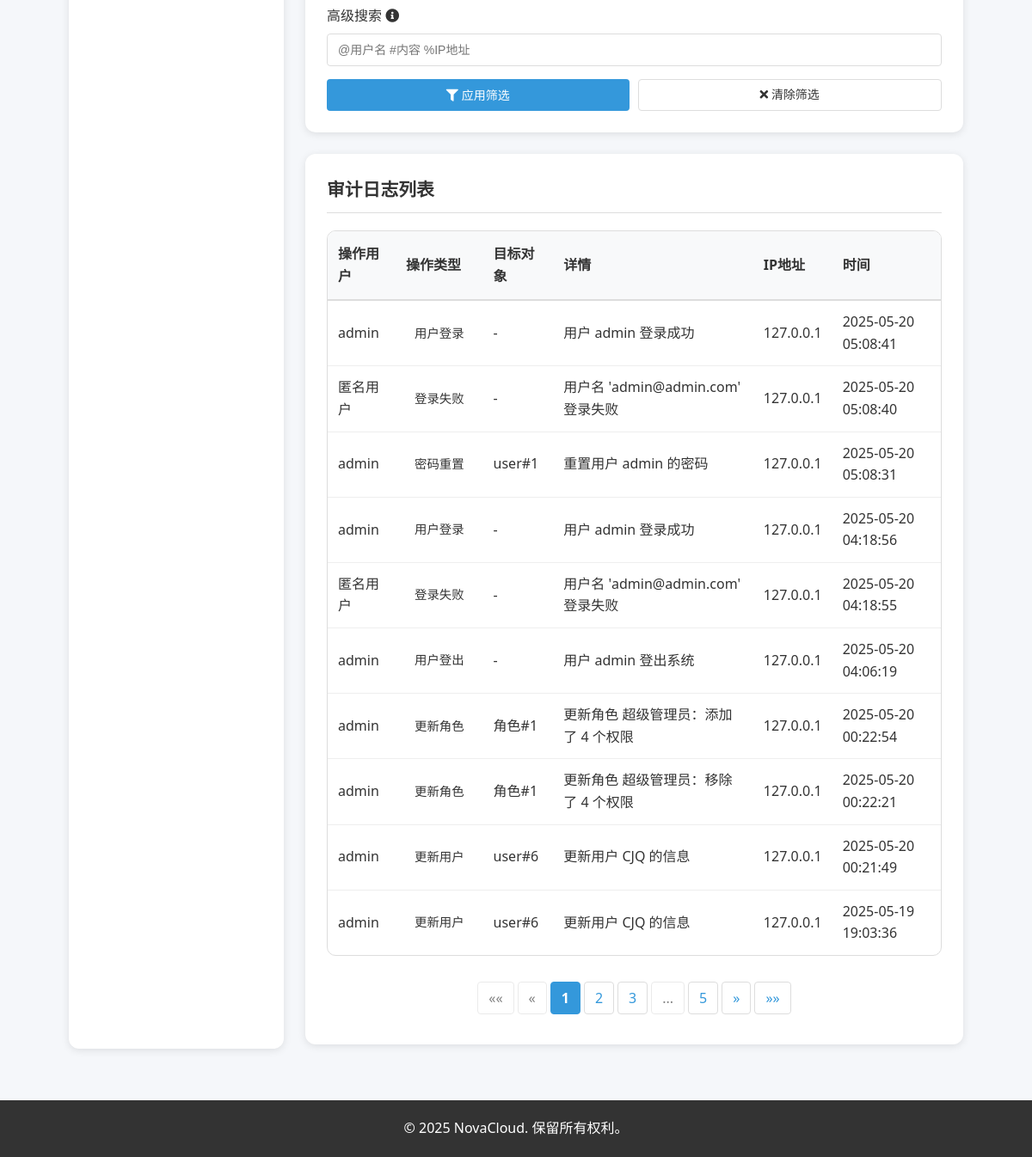
/admin-panel/audit-logs/ (signed in, lower part), run on an earlier commit of the app's database.
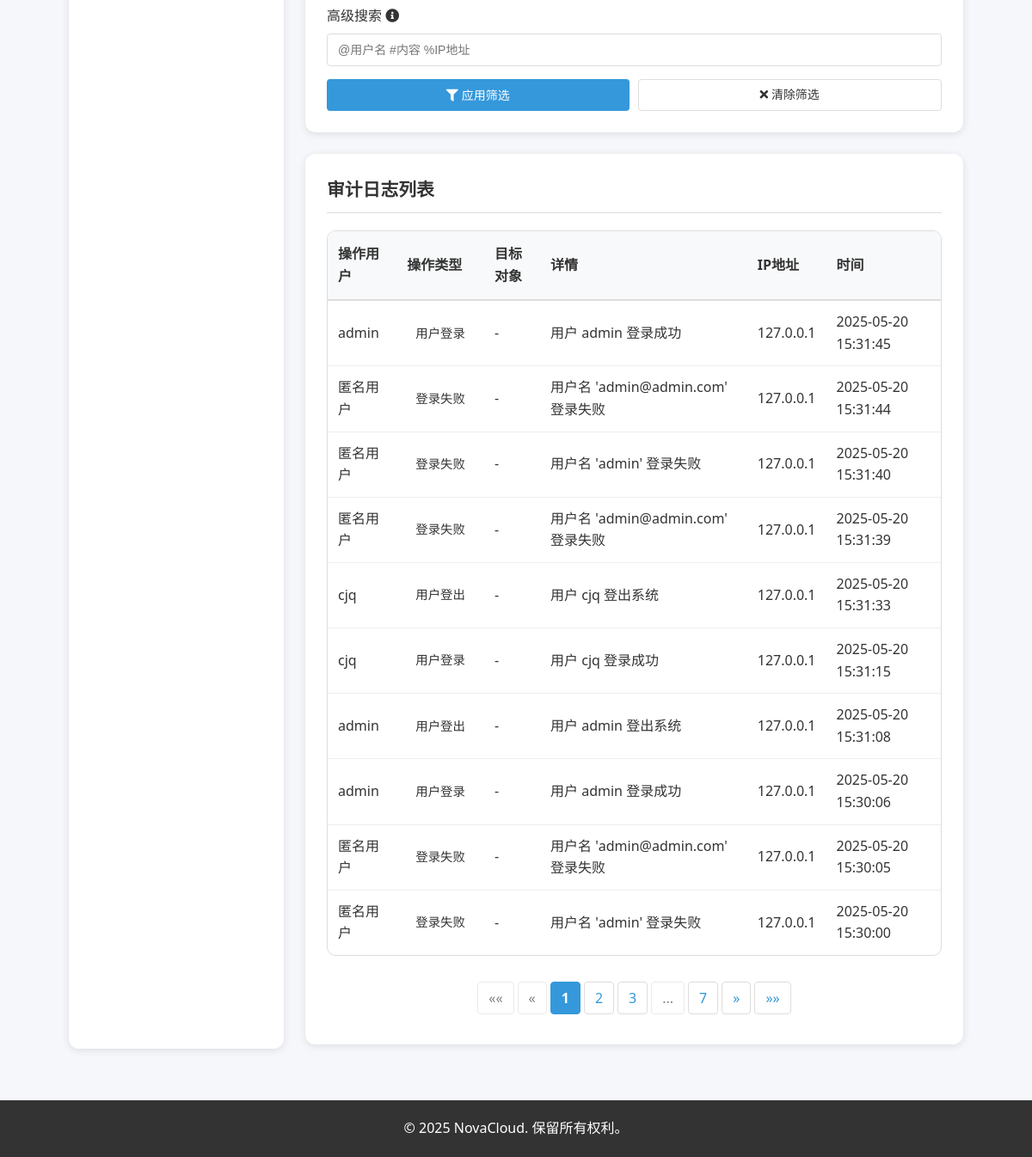
And on a later commit of the database.
### admin_panel/models.py (models this page shows, shortened)
class AuditLog(models.Model):
    ACTION_USER_CREATE = 'user_created'
    ACTION_USER_UPDATE = 'user_updated'
    ACTION_USER_DELETE = 'user_deleted'
    ACTION_USER_ACTIVATE = 'user_activated'
    ACTION_USER_DEACTIVATE = 'user_deactivated'
    ACTION_ROLE_CHANGE = 'role_changed'
    ACTION_PASSWORD_RESET = 'password_reset'
    ACTION_USER_LOGIN = 'user_login'
    ACTION_USER_LOGOUT = 'user_logout'
    ACTION_USER_LOGIN_FAILED = 'user_login_failed'
    ACTION_ROLE_CREATE = 'role_created'
    ACTION_ROLE_UPDATE = 'role_updated'
    ACTION_ROLE_DELETE = 'role_deleted'
    ACTION_PROJECT_CREATE = 'project_created'
    ACTION_PROJECT_UPDATE = 'project_updated'
    ACTION_PROJECT_DELETE = 'project_deleted'
    ACTION_DEVICE_CREATE = 'device_created'
    ACTION_DEVICE_UPDATE = 'device_updated'
    ACTION_DEVICE_DELETE = 'device_deleted'
    ACTION_DEVICE_KEY_RESET = 'device_key_reset'
    ACTION_DEVICE_COMMAND = 'device_command_sent'
    ACTION_SENSOR_CREATE = 'sensor_created'
    ACTION_SENSOR_UPDATE = 'sensor_updated'
    ACTION_SENSOR_DELETE = 'sensor_deleted'
    ACTION_ACTUATOR_CREATE = 'actuator_created'
    ACTION_ACTUATOR_UPDATE = 'actuator_updated'
    ACTION_ACTUATOR_DELETE = 'actuator_deleted'
    ACTION_ACTUATOR_CONTROL = 'actuator_controlled'
    ACTION_STRATEGY_CREATE = 'strategy_created'
    ACTION_STRATEGY_UPDATE = 'strategy_updated'
    ACTION_STRATEGY_DELETE = 'strategy_deleted'
    ACTION_STRATEGY_ENABLE = 'strategy_enabled'
    ACTION_STRATEGY_DISABLE = 'strategy_disabled'
    ACTION_STRATEGY_EXECUTE = 'strategy_executed'
    ACTION_SYSTEM_CONFIG = 'system_configured'
    ACTION_BACKUP_CREATE = 'backup_created'
    ACTION_BACKUP_RESTORE = 'backup_restored'
    ACTION_API_ACCESS = 'api_accessed'
    ACTION_FILE_UPLOAD = 'file_uploaded'
    ACTION_FILE_DOWNLOAD = 'file_downloaded'
    ACTION_CHOICES = [
        (ACTION_USER_CREATE, '创建用户'),
        (ACTION_USER_UPDATE, '更新用户'),
        (ACTION_USER_DELETE, '删除用户'),
        (ACTION_USER_ACTIVATE, '启用用户'),
        (ACTION_USER_DEACTIVATE, '禁用用户'),
        (ACTION_ROLE_CHANGE, '角色变更'),
        (ACTION_PASSWORD_RESET, '密码重置'),
        (ACTION_USER_LOGIN, '用户登录'),
        (ACTION_USER_LOGOUT, '用户登出'),
        (ACTION_USER_LOGIN_FAILED, '登录失败'),
        (ACTION_ROLE_CREATE, '创建角色'),
        (ACTION_ROLE_UPDATE, '更新角色'),
        (ACTION_ROLE_DELETE, '删除角色'),
        (ACTION_PROJECT_CREATE, '创建项目'),
        (ACTION_PROJECT_UPDATE, '更新项目'),
        (ACTION_PROJECT_DELETE, '删除项目'),
        (ACTION_DEVICE_CREATE, '创建设备'),
        (ACTION_DEVICE_UPDATE, '更新设备'),
        (ACTION_DEVICE_DELETE, '删除设备'),
        (ACTION_DEVICE_KEY_RESET, '重置设备密钥'),
        (ACTION_DEVICE_COMMAND, '发送设备命令'),
        (ACTION_SENSOR_CREATE, '创建传感器'),
        (ACTION_SENSOR_UPDATE, '更新传感器'),
        (ACTION_SENSOR_DELETE, '删除传感器'),
        (ACTION_ACTUATOR_CREATE, '创建执行器'),
        (ACTION_ACTUATOR_UPDATE, '更新执行器'),
        (ACTION_ACTUATOR_DELETE, '删除执行器'),
        (ACTION_ACTUATOR_CONTROL, '控制执行器'),
        (ACTION_STRATEGY_CREATE, '创建策略'),
        (ACTION_STRATEGY_UPDATE, '更新策略'),
        (ACTION_STRATEGY_DELETE, '删除策略'),
        (ACTION_STRATEGY_ENABLE, '启用策略'),
        (ACTION_STRATEGY_DISABLE, '禁用策略'),
        (ACTION_STRATEGY_EXECUTE, '执行策略'),
        (ACTION_SYSTEM_CONFIG, '系统配置'),
        (ACTION_BACKUP_CREATE, '创建备份'),
        (ACTION_BACKUP_RESTORE, '恢复备份'),
        (ACTION_API_ACCESS, 'API访问'),
        (ACTION_FILE_UPLOAD, '文件上传'),
        (ACTION_FILE_DOWNLOAD, '文件下载'),
    ]
    user = models.ForeignKey(
        settings.AUTH_USER_MODEL,
        on_delete=models.SET_NULL,
        null=True,
        blank=True,
        related_name='audit_logs',
        verbose_name="操作用户"
    )
    action = models.CharField(
        max_length=50,
        choices=ACTION_CHOICES,
        verbose_name="操作类型"
    )
    target_content_type = models.ForeignKey(
        ContentType,
        on_delete=models.SET_NULL,
        null=True,
        blank=True,
        verbose_name="目标类型"
    )
    target_object_id = models.PositiveIntegerField(
        null=True,
        blank=True,
        verbose_name="目标ID"
    )
    target = GenericForeignKey(
        'target_content_type',
        'target_object_id'
    )
    details = models.TextField(
        verbose_name="操作详情"
    )
    ip_address = models.GenericIPAddressField(
        null=True,
        blank=True,
        verbose_name="IP地址"
    )
    timestamp = models.DateTimeField(
        auto_now_add=True,
        verbose_name="操作时间"
    )
    class Meta:
        verbose_name = "审计日志"
        verbose_name_plural = "审计日志"
        ordering = ['-timestamp']
        indexes = [
            models.Index(fields=['user']),
            models.Index(fields=['action']),
            models.Index(fields=['timestamp']),
            models.Index(fields=['target_content_type', 'target_object_id']),
        ]

### admin_panel/views.py (the view, shortened to what this page needs)
# urls.py: path('audit-logs/', views.AuditLogListView.as_view(), name='audit_log_list'),
class AuditLogListView(LoginRequiredMixin, AdminRequiredMixin, ListView):
    model = AuditLog
    template_name = 'admin_panel/audit_logs/audit_log_list.html'
    context_object_name = 'logs'
    paginate_by = 10  # 每页显示10条日志
    def get_queryset(self):
        queryset = AuditLog.objects.all().order_by('-timestamp')
        user_id = self.request.GET.get('user')
        if user_id:
            try:
                queryset = queryset.filter(user_id=int(user_id))
            except (ValueError, TypeError):
                pass
        action = self.request.GET.get('action')
        if action:
            queryset = queryset.filter(action=action)
        time_range = self.request.GET.get('time_range', '7d')  # 默认查看过去7天
        now = timezone.now()
        if time_range == '24h':
            start_time = now - timedelta(hours=24)
        elif time_range == '7d':
            start_time = now - timedelta(days=7)
        elif time_range == '30d':
            start_time = now - timedelta(days=30)
        elif time_range == 'all':
            start_time = None
        else:
            start_time = now - timedelta(days=7)
        if start_time:
            queryset = queryset.filter(timestamp__gte=start_time)
        search = self.request.GET.get('search')
        return queryset
    def get_context_data(self, **kwargs):
        context = super().get_context_data(**kwargs)
        context['title'] = '操作审计日志'
        context['action_choices'] = AuditLog.ACTION_CHOICES
        context['selected_user'] = self.request.GET.get('user', '')
        context['selected_action'] = self.request.GET.get('action', '')
        context['selected_time_range'] = self.request.GET.get('time_range', '7d')
        context['search_query'] = self.request.GET.get('search', '')
        context['users'] = User.objects.all()
        query_params = self.request.GET.copy()
        if 'page' in query_params:
            del query_params['page']
        context['query_string'] = query_params.urlencode()
        return context

### admin_panel/views.py (called while the page is built)
    def test_func(self):
        return self.request.user.is_staff or (
            hasattr(self.request.user, 'profile') and
            self.request.user.profile.role and
            self.request.user.profile.role.permissions.filter(codename='can_manage_users').exists()
        )

### templates/admin_panel/audit_logs/audit_log_list.html (shortened to what the changed rows need)
{% extends 'admin_panel/base_admin.html' %}
{% load static %}
{% block admin_content %}
<div class="admin-box">
    {% if logs %}
        <div class="table-responsive">
            <table class="table">
                <thead class="table-header-row">
                    <tr>
                        <th>操作用户</th>
                        <th>操作类型</th>
                        <th>目标对象</th>
                        <th>详情</th>
                        <th>IP地址</th>
                        <th>时间</th>
                    </tr>
                </thead>
                <tbody>
                    {% for log in logs %}
                        <tr>
                            <td>
                                {% if log.user %}
                                    {{ log.user.username }}
                                {% else %}
                                    <span class="text-muted">匿名用户</span>
                                {% endif %}
                            </td>
                            <td>
                                <span class="badge
                                    {% if 'created' in log.action %}bg-success
                                    {% elif 'deleted' in log.action %}bg-danger
                                    {% elif 'updated' in log.action or 'changed' in log.action %}bg-info
                                    {% elif 'activated' in log.action %}bg-success
                                    {% elif 'deactivated' in log.action %}bg-warning
                                    {% elif 'login_failed' in log.action %}bg-danger
                                    {% elif 'login' in log.action %}bg-success
                                    {% elif 'logout' in log.action %}bg-secondary
                                    {% elif 'reset' in log.action %}bg-warning
                                    {% else %}bg-secondary
                                    {% endif %}">
                                    {{ log.get_action_display }}
                                </span>
                            </td>
                            <td>
                                {% if log.target_content_type %}
                                    {{ log.target_content_type.name }}#{{ log.target_object_id }}
                                {% else %}
                                    -
                                {% endif %}
                            </td>
                            <td>{{ log.details }}</td>
                            <td>
                                {% if log.ip_address %}
                                    {{ log.ip_address }}
                                {% else %}
                                    -
                                {% endif %}
                            </td>
                            <td>{{ log.timestamp|date:"Y-m-d H:i:s" }}</td>
                        </tr>
                    {% endfor %}
                </tbody>
            </table>
        </div>
        {% if is_paginated %}
            <nav aria-label="分页" class="pagination-container">
                <ul class="pagination">
                    {% for i in paginator.page_range %}
                        {% if page_obj.number == i %}
                            <li class="page-item active"><span class="page-link">{{ i }}</span></li>
                        {% elif i > page_obj.number|add:"-3" and i < page_obj.number|add:"3" %}
                            <li class="page-item">
                                <a class="page-link" href="?page={{ i }}{% if query_string %}&{{ query_string }}{% endif %}">{{ i }}</a>
                            </li>
                        {% elif i == paginator.num_pages %}
                            {% if page_obj.number < paginator.num_pages|add:"-3" %}
                            <li class="page-item disabled">
                                <span class="page-link">...</span>
                            </li>
                            {% endif %}
                            <li class="page-item">
                                <a class="page-link" href="?page={{ paginator.num_pages }}{% if query_string %}&{{ query_string }}{% endif %}">{{ paginator.num_pages }}</a>
                            </li>
                        {% endif %}
                    {% endfor %}
                </ul>
            </nav>
        {% endif %}
    {% else %}
        <div class="empty-state">
            <i class="fas fa-file-alt fa-3x mb-3"></i>
            <p>没有找到符合条件的审计日志</p>
        </div>
    {% endif %}
</div>
{% endblock %}

What changed in the data, as far as the page shows it:
no longer on this page (row unchanged): AuditLog: user.username "admin", action "用户登录", details "用户 admin 登录成功", ip_address "127.0.0.1", timestamp "2025-05-20 05:08:41"
no longer on this page (row unchanged): AuditLog: shows "匿名用户", action "登录失败", details "用户名 'admin@admin.com' 登录失败", ip_address "127.0.0.1", timestamp "2025-05-20 05:08:40"
no longer on this page (row unchanged): AuditLog: user.username "admin", action "密码重置", target_content_type.name "user", target_object_id "1", details "重置用户 admin 的密码", ip_address "127.0.0.1", timestamp "2025-05-20 05:08:31"
no longer on this page (row unchanged): AuditLog: user.username "admin", action "用户登录", details "用户 admin 登录成功", ip_address "127.0.0.1", timestamp "2025-05-20 04:18:56"
no longer on this page (row unchanged): AuditLog: shows "匿名用户", action "登录失败", details "用户名 'admin@admin.com' 登录失败", ip_address "127.0.0.1", timestamp "2025-05-20 04:18:55"
no longer on this page (row unchanged): AuditLog: user.username "admin", action "用户登出", details "用户 admin 登出系统", ip_address "127.0.0.1", timestamp "2025-05-20 04:06:19"
no longer on this page (row unchanged): AuditLog: user.username "admin", action "更新角色", target_content_type.name "角色", target_object_id "1", details "更新角色 超级管理员：添加了 4 个权限", ip_address "127.0.0.1", timestamp "2025-05-20 00:22:54"
no longer on this page (row unchanged): AuditLog: user.username "admin", action "更新角色", target_content_type.name "角色", target_object_id "1", details "更新角色 超级管理员：移除了 4 个权限", ip_address "127.0.0.1", timestamp "2025-05-20 00:22:21"
no longer on this page (row unchanged): AuditLog: user.username "admin", action "更新用户", target_content_type.name "user", target_object_id "6", details "更新用户 CJQ 的信息", ip_address "127.0.0.1", timestamp "2025-05-20 00:21:49"
no longer on this page (row unchanged): AuditLog: user.username "admin", action "更新用户", target_content_type.name "user", target_object_id "6", details "更新用户 CJQ 的信息", ip_address "127.0.0.1", timestamp "2025-05-19 19:03:36"
added AuditLog: user.username "admin", action "用户登录", details "用户 admin 登录成功", ip_address "127.0.0.1", timestamp "2025-05-20 15:31:45"
added AuditLog: shows "匿名用户", action "登录失败", details "用户名 'admin@admin.com' 登录失败", ip_address "127.0.0.1", timestamp "2025-05-20 15:31:44"
added AuditLog: shows "匿名用户", action "登录失败", details "用户名 'admin' 登录失败", ip_address "127.0.0.1", timestamp "2025-05-20 15:31:40"
added AuditLog: shows "匿名用户", action "登录失败", details "用户名 'admin@admin.com' 登录失败", ip_address "127.0.0.1", timestamp "2025-05-20 15:31:39"
added AuditLog: user.username "cjq", action "用户登出", details "用户 cjq 登出系统", ip_address "127.0.0.1", timestamp "2025-05-20 15:31:33"
added AuditLog: user.username "cjq", action "用户登录", details "用户 cjq 登录成功", ip_address "127.0.0.1", timestamp "2025-05-20 15:31:15"
added AuditLog: user.username "admin", action "用户登出", details "用户 admin 登出系统", ip_address "127.0.0.1", timestamp "2025-05-20 15:31:08"
added AuditLog: user.username "admin", action "用户登录", details "用户 admin 登录成功", ip_address "127.0.0.1", timestamp "2025-05-20 15:30:06"
added AuditLog: shows "匿名用户", action "登录失败", details "用户名 'admin@admin.com' 登录失败", ip_address "127.0.0.1", timestamp "2025-05-20 15:30:05"
added AuditLog: shows "匿名用户", action "登录失败", details "用户名 'admin' 登录失败", ip_address "127.0.0.1", timestamp "2025-05-20 15:30:00"
Also different on the page:
new list line: "... 7"
list line gone: "... 5"
